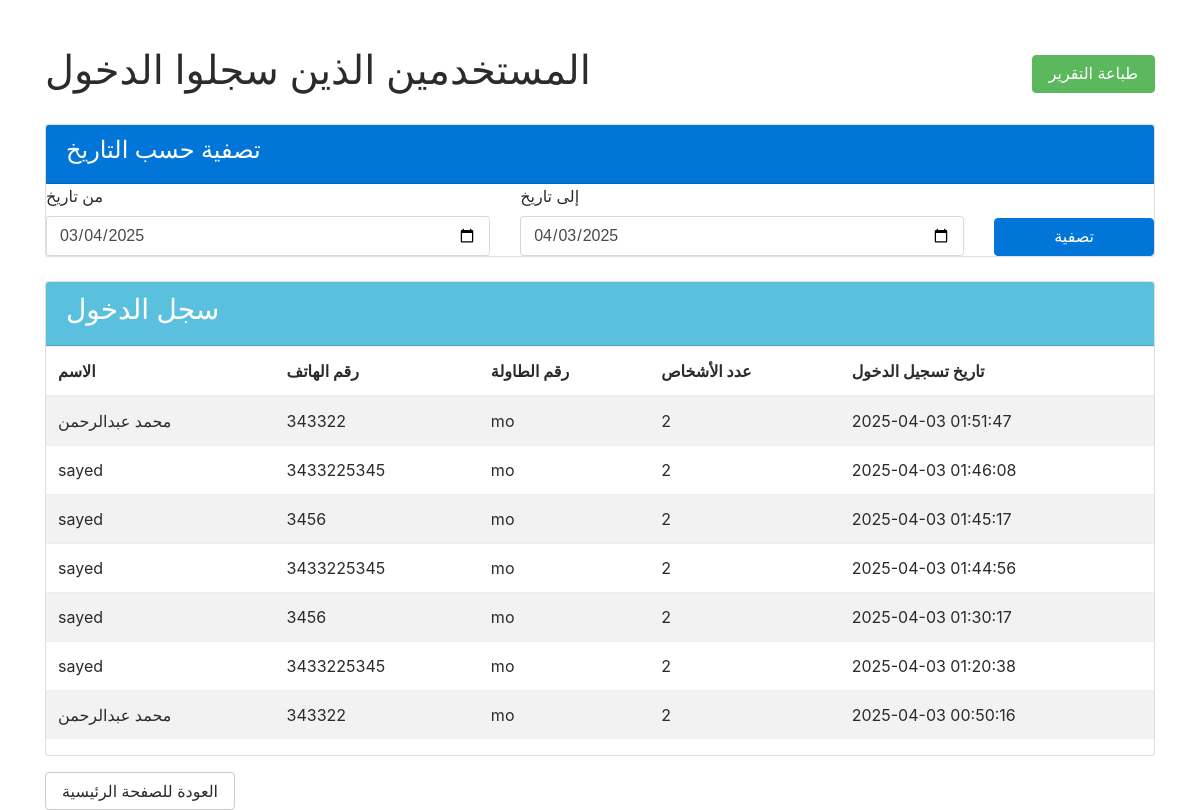
The page /view_logged_in_users (signed in) on the database its author committed.
### app.py (models this page shows)
class UserLogin(db.Model):
    id = db.Column(db.Integer, primary_key=True)
    user_id = db.Column(db.Integer, db.ForeignKey('user.id'), nullable=False)
    login_time = db.Column(db.DateTime, default=datetime.utcnow)
    user = db.relationship('User', backref=db.backref('logins', lazy=True))

class User(db.Model):
    id = db.Column(db.Integer, primary_key=True)
    name = db.Column(db.String(100), nullable=False)
    table_number = db.Column(db.String(100), nullable=False)
    people = db.Column(db.Integer, nullable=False)
    males = db.Column(db.Integer, nullable=False)
    females = db.Column(db.Integer, nullable=False)
    phone = db.Column(db.String(15), unique=True, nullable=False)
    date = db.Column(db.String(100), nullable=False)
    password_hash = db.Column(db.String(128), nullable=False)

### app.py (the view, shortened to what this page needs)
@app.route('/view_logged_in_users', methods=['GET', 'POST'])
@login_required
def view_logged_in_users():
    try:
        end_date = datetime.now()
        start_date = end_date - timedelta(days=30)
        default_start = start_date.strftime('%Y-%m-%d')
        default_end = end_date.strftime('%Y-%m-%d')
        login_records = db.session.query(
            UserLogin, User
        ).join(
            User, UserLogin.user_id == User.id
        ).filter(
            UserLogin.login_time >= start_date,
            UserLogin.login_time <= end_date
        ).order_by(
            UserLogin.login_time.desc()
        ).all()
        return render_template(
            'view_logged_in_users.html',
            login_records=login_records,
            start_date=start_date.strftime('%Y-%m-%d'),
            end_date=end_date.strftime('%Y-%m-%d')
        )
    except Exception as e:
        flash(f"حدث خطأ أثناء جلب بيانات تسجيل الدخول: {str(e)}", 'error')
        return redirect(url_for('index'))

### app.py (called while the page is built)
def login_required(f):
    from functools import wraps
    @wraps(f)
    def decorated_function(*args, **kwargs):
        if not session.get('logged_in'):
            return redirect(url_for('login'))  # Redirect to login if not logged in
        return f(*args, **kwargs)
    return decorated_function

### templates/view_logged_in_users.html (shortened to what this page needs)
<!DOCTYPE html>
<html lang="ar">
<head>
    <link rel="stylesheet" href="{{ url_for('static', filename='css/bootstrap.css') }}">
    <link rel="stylesheet" href="https://cdnjs.cloudflare.com/ajax/libs/bootstrap-datepicker/1.9.0/css/bootstrap-datepicker.min.css">
</head>
<body class="bg-light">
<div class="container mt-5">
    <div class="d-flex justify-content-between align-items-center mb-4">
        <h1>المستخدمين الذين سجلوا الدخول</h1>
        <button onclick="window.print();" class="btn btn-success no-print">
             طباعة التقرير
        </button>
    </div>
    <div class="card mb-4 no-print">
        <div class="card-header bg-primary text-white">
            <h4>تصفية حسب التاريخ</h4>
        </div>
        <div class="card-body">
            <form method="POST" class="row g-3">
                <div class="col-md-5">
                    <label for="start_date" class="form-label">من تاريخ</label>
                    <input type="date" class="form-control" id="start_date" name="start_date" value="{{ start_date }}">
                </div>
                <div class="col-md-5">
                    <label for="end_date" class="form-label">إلى تاريخ</label>
                    <input type="date" class="form-control" id="end_date" name="end_date" value="{{ end_date }}">
                </div>
                <div class="col-md-2 d-flex align-items-end">
                    <button type="submit" class="btn btn-primary w-100">تصفية</button>
                </div>
            </form>
        </div>
    </div>
    <div class="card">
        <div class="card-header bg-info text-white no-print">
            <h3>سجل الدخول</h3>
        </div>
        <div class="card-body">
            {% if login_records %}
                <div class="table-responsive">
                    <table class="table table-striped">
                        <thead>
                            <tr>
                                <th>الاسم</th>
                                <th>رقم الهاتف</th>
                                <th>رقم الطاولة</th>
                                <th>عدد الأشخاص</th>
                                <th>تاريخ تسجيل الدخول</th>
                            </tr>
                        </thead>
                        <tbody>
                            {% for login, user in login_records %}
                                <tr>
                                    <td>{{ user.name }}</td>
                                    <td>{{ user.phone }}</td>
                                    <td>{{ user.table_number }}</td>
                                    <td>{{ user.people }}</td>
                                    <td>{{ login.login_time.strftime('%Y-%m-%d %H:%M:%S') }}</td>
                                </tr>
                            {% endfor %}
                        </tbody>
                    </table>
                </div>
            {% else %}
                <div class="alert alert-info no-print">لا يوجد سجلات دخول في هذه الفترة.</div>
            {% endif %}
        </div>
    </div>
    <div class="mt-3 no-print">
        <a href="{{ url_for('index') }}" class="btn btn-secondary">العودة للصفحة الرئيسية</a>
    </div>
</div>
</body>
</html>

### rows shown on the page
UserLogin: name "محمد عبدالرحمن", phone "343322", table_number "mo", people "2", login_time "2025-04-03 01:51:47"
UserLogin: name "sayed", phone "3433225345", table_number "mo", people "2", login_time "2025-04-03 01:46:08"
UserLogin: name "sayed", phone "3456", table_number "mo", people "2", login_time "2025-04-03 01:45:17"
UserLogin: name "sayed", phone "3433225345", table_number "mo", people "2", login_time "2025-04-03 01:44:56"
UserLogin: name "sayed", phone "3456", table_number "mo", people "2", login_time "2025-04-03 01:30:17"
UserLogin: name "sayed", phone "3433225345", table_number "mo", people "2", login_time "2025-04-03 01:20:38"
UserLogin: name "محمد عبدالرحمن", phone "343322", table_number "mo", people "2", login_time "2025-04-03 00:50:16"
